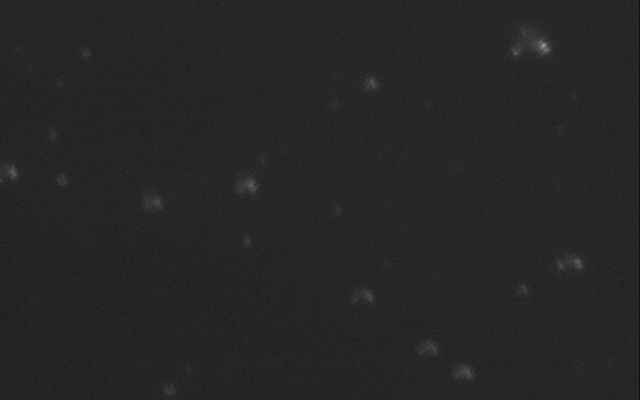
%> input picture Sequenz/04_0000.jpg, 640 x 400 px
$ octave singlePic.m   (GNU Octave 9; MATLAB toolbox functions it lacks are replaced by stand-ins)
%> lines starting %> are read from the running program, lines starting %| are printed output that depends on the picture; in (x1, y1, x2, y2) boxes, pixels count from 0 and x2, y2 are one past the last pixel; in counts of white or black regions, pixels touching at a corner belong together; the program's own positions count from 1
clear all
clc
disp('START main ---- ---- ---- ----')


inputPic = imread('./Sequenz/04_0000.jpg');
%> inputPic is the input picture: size 400x640x3 uint8; min 17, max 157, mean 37.9
inputPic = mat2gray(inputPic);
%> inputPic: size 400x640x3 double
resizedPic = imresize(inputPic, 0.5);
I=rgb2gray(resizedPic);
level = graythresh(I); %get the perfect threshold from this Image ;)
%> level = 0.216
BW = im2bw(I,level);
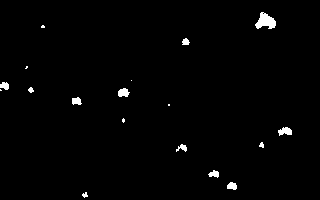
%> BW: size 200x320 logical; 1.3% white; 18 white regions (6 under 20 px), largest, box (x1, y1, x2, y2) and area: (255, 12, 276, 29) 221, (278, 127, 292, 136) 86, (118, 88, 130, 97) 80


[labels,num1] = bwlabel(BW); %Find connected areas and label them with numbers
%> labels: size 200x320 double; 19 distinct labels, from 0 to 18
%> num1 = 18
RGB = label2rgb(labels,'gray'); %gray defines the colormap. it is int (1:256)
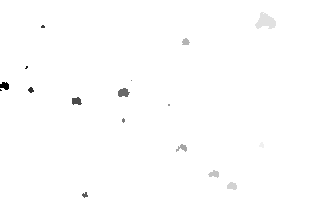
%> RGB: size 200x320x3 uint8; min 0, max 255, mean 253.9


vec = 1:256;
[tf,loc] = ismember(vec,RGB);
%> tf = 256 logical values, 17 true; loc = 256 values, max 192000 at index 255, min 0 at index 1, mean 10470


num2=loc(loc~=0);           %get a vector filled with object sizes
%> num2 = 17 values, max 192000 at index 17, min 128291 at index 1, mean 157665.6
number_of_objects = length(num2);
%> number_of_objects = 17
mean_object_size = mean(num2/10000);
%> mean_object_size = 15.77


disp('SUCCESS');

$ run again, with Sequenz/04_0009.jpg copied over Sequenz/04_0000.jpg
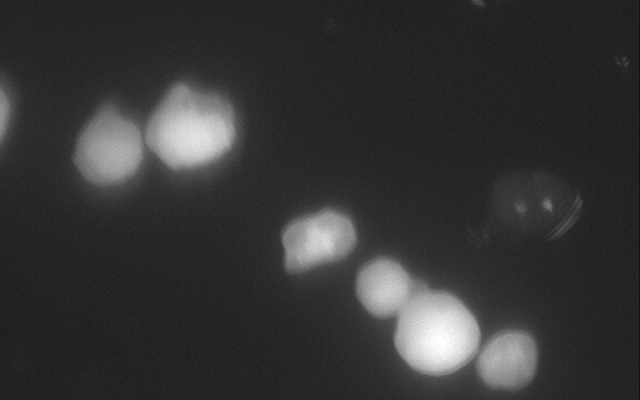
%> input picture Sequenz/04_0009.jpg, 640 x 400 px
%> inputPic is the input picture: size 400x640x3 uint8; min 17, max 255, mean 52.7
%> inputPic: size 400x640x3 double
%> level = 0.357
%> BW: size 200x320 logical; 9.5% white; 5 white regions (1 under 20 px), largest, box (x1, y1, x2, y2) and area: (178, 129, 268, 194) 2838, (39, 42, 118, 92) 2350, (141, 105, 178, 135) 824, (0, 45, 5, 69) 83
%> `[labels,num1] = bwlabel(BW);`:
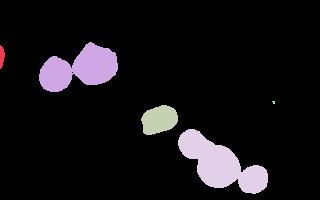
%> labels: size 200x320 double; 6 distinct labels, from 0 to 5; one colour per label, 0 black
%> num1 = 5
%> `RGB = label2rgb(labels,'gray');`:
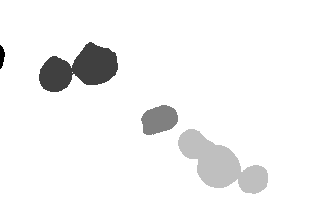
%> RGB: size 200x320x3 uint8; min 0, max 255, mean 243.2
%> tf = 256 logical values, 4 true; loc = 256 values, max 192000 at index 255, min 0 at index 1, mean 2689.7
%> num2 = [151470 163522 181583 192000]
%> mean_object_size = 17.21

$ run again, with Sequenz/04_0012.jpg copied over Sequenz/04_0000.jpg
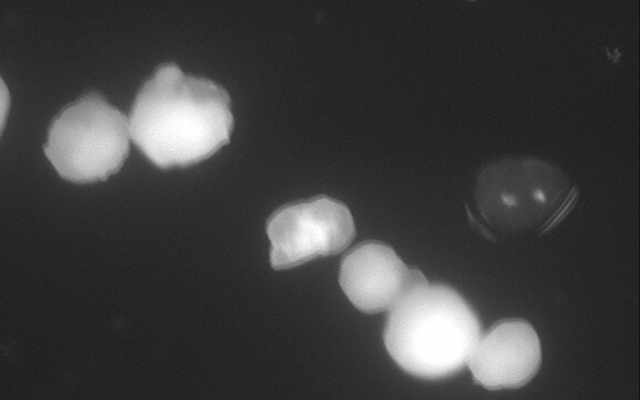
%> input picture Sequenz/04_0012.jpg, 640 x 400 px
%> inputPic is the input picture: size 400x640x3 uint8; min 17, max 255, mean 62.6
%> inputPic: size 400x640x3 double
%> level = 0.42
%> BW: size 200x320 logical; 12.8% white; 6 white regions (2 under 20 px), largest, box (x1, y1, x2, y2) and area: (170, 122, 270, 195) 3738, (22, 33, 116, 91) 3253, (133, 99, 177, 134) 1122, (0, 40, 4, 64) 71
%> `[labels,num1] = bwlabel(BW);`:
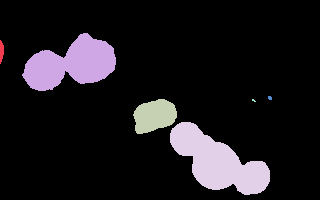
%> labels: size 200x320 double; 7 distinct labels, from 0 to 6; one colour per label, 0 black
%> num1 = 6
%> `RGB = label2rgb(labels,'gray');`:
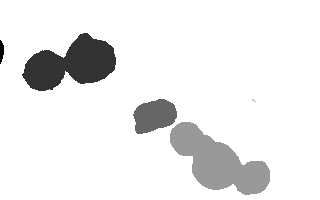
%> RGB: size 200x320x3 uint8; min 0, max 255, mean 235.7
%> tf = 256 logical values, 5 true; loc = 256 values, max 192000 at index 255, min 0 at index 1, mean 3388.5
%> num2 = [151065 163318 181982 179102 192000]
%> mean_object_size = 17.35

$ run again, with Sequenz/04_0015.jpg copied over Sequenz/04_0000.jpg
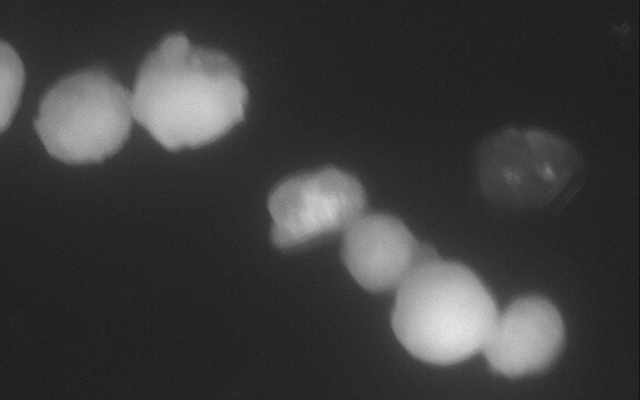
%> input picture Sequenz/04_0015.jpg, 640 x 400 px
%> inputPic is the input picture: size 400x640x3 uint8; min 17, max 229, mean 60.9
%> inputPic: size 400x640x3 double
%> level = 0.384
%> BW: size 200x320 logical; 16.1% white; 4 white regions (1 under 20 px), largest, box (x1, y1, x2, y2) and area: (134, 84, 282, 189) 5909, (18, 18, 124, 82) 4036, (0, 22, 12, 66) 370
%> `[labels,num1] = bwlabel(BW);`:
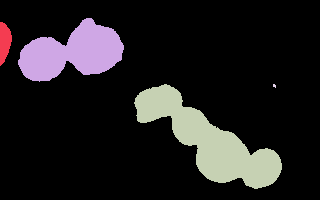
%> labels: size 200x320 double; 5 distinct labels, from 0 to 4; one colour per label, 0 black
%> num1 = 4
%> `RGB = label2rgb(labels,'gray');`:
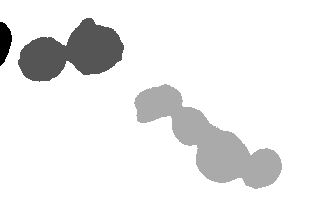
%> RGB: size 200x320x3 uint8; min 0, max 255, mean 235
%> tf = 256 logical values, 3 true; loc = 256 values, max 192000 at index 255, min 0 at index 1, mean 2066.5
%> num2 = [152650 184370 192000]
%> mean_object_size = 17.63
